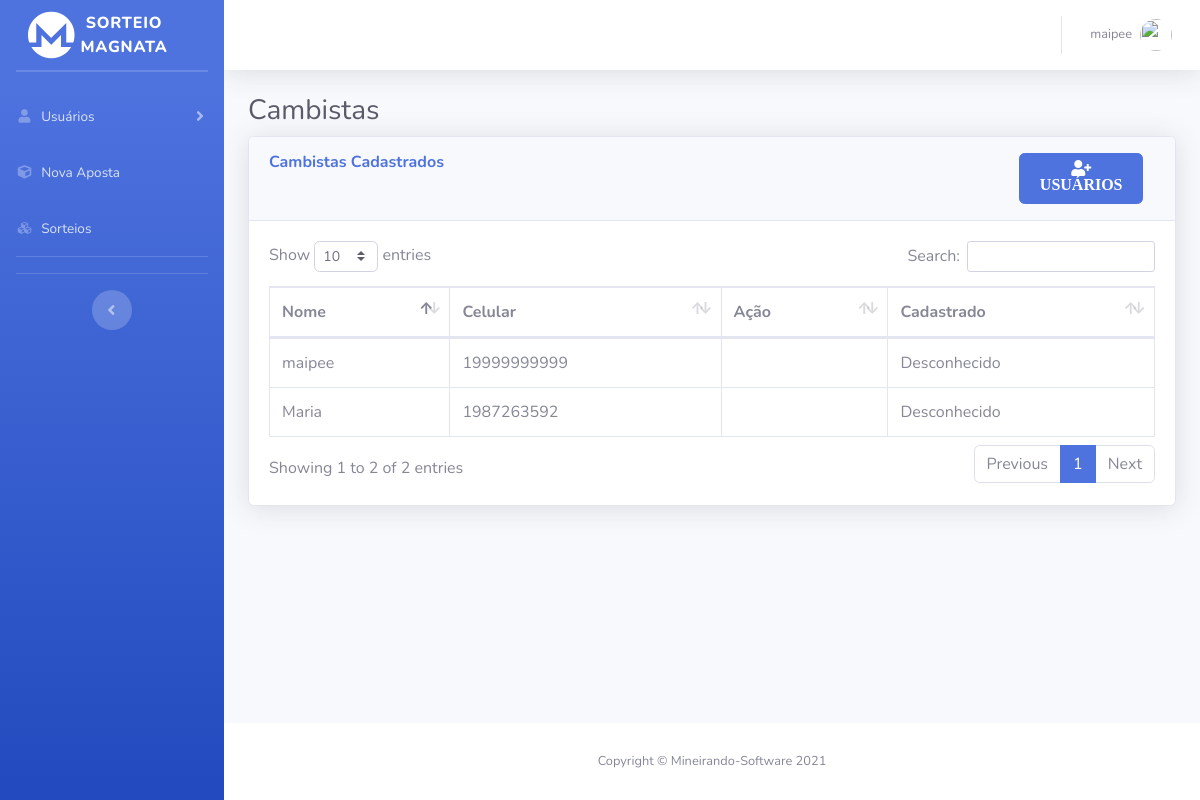
/cambistas.php (signed in), run on an earlier commit of the app's database.
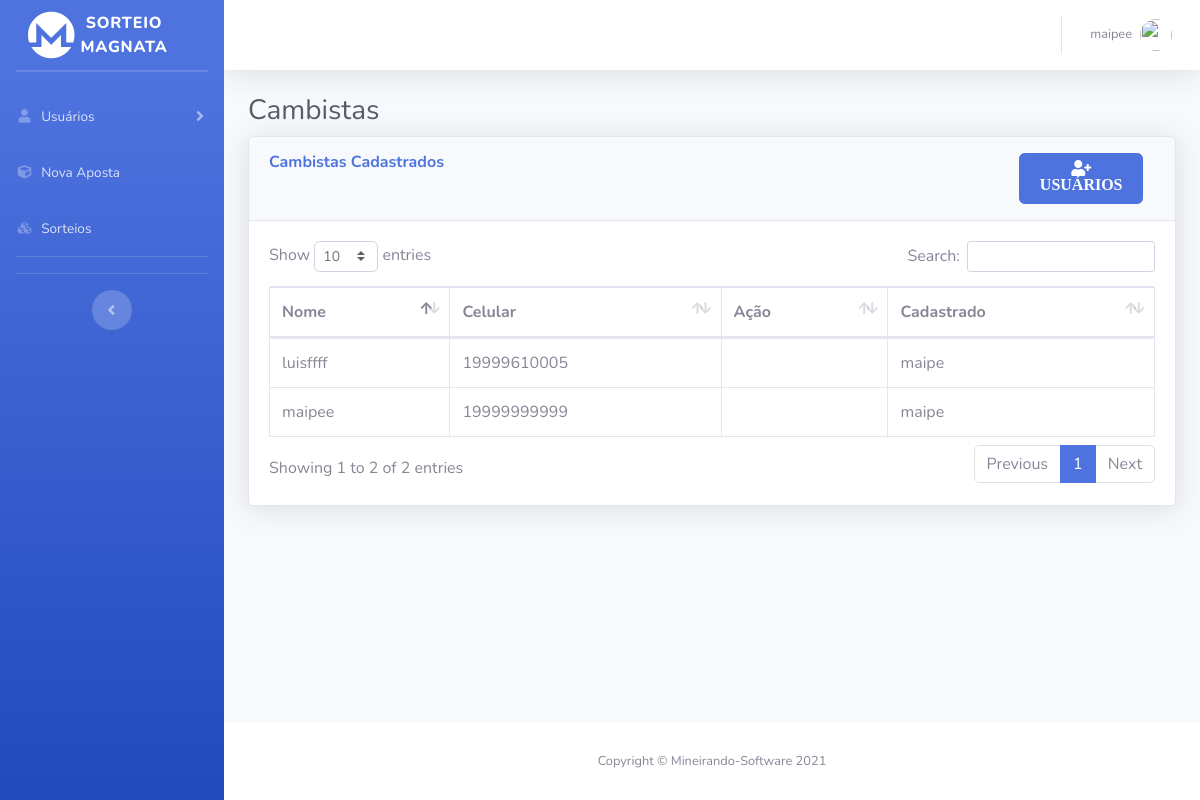
And on a later commit of the database.
### tables this page shows
CREATE TABLE `user` (
  `iduser` int(11) NOT NULL,
  `name` varchar(45) NOT NULL,
  `celular` varchar(45) NOT NULL,
  `senha` varchar(100) NOT NULL,
  `tipo` varchar(45) NOT NULL DEFAULT '0',
  `idSuperior` int(11) DEFAULT NULL
);

### cambistas.php (the view, shortened to what the changed rows need)
<?php
include('php/server.php') ;
  $sort_check_query = 'SELECT * FROM user WHERE tipo = "1" ';
  $result = mysqli_query($db,$sort_check_query);
?>
<!DOCTYPE html>
<html lang="pt-br">
<head>
  <link href="vendor/fontawesome-free/css/all.min.css" rel="stylesheet" type="text/css">
  <link href="css/sb-admin-2.min.css" rel="stylesheet">
  <link href="vendor/datatables/dataTables.bootstrap4.min.css" rel="stylesheet">
</head>
<body id="page-top">
  <div id="wrapper">
    <div id="content-wrapper" class="d-flex flex-column">
      <div id="content">
        <div class="container-fluid">
          <h1 class="h3 mb-2 text-gray-800">Cambistas</h1>
          <div class="card shadow mb-4">
            <div class="card-body">
              <div class="table-responsive">
                <table class="table table-bordered" id="dataTable" width="100%" cellspacing="0">
                  <thead>
                    <tr>
                      <th>Nome</th>
                      <th>Celular</th>
                      <th>Ação</th>
                      <th>Cadastrado</th>
                    </tr>
                  </thead>
                  <tbody>
                  <?php
                  $cont =0;
                   while($row = $result->fetch_assoc()) {
                    if($row['idSuperior']==0){
                      $nammm =  "Desconhecido";
                    }
                    else{
                      $user_check_query = 'SELECT * FROM user WHERE iduser='.$row['idSuperior'].'  LIMIT 1';
                    $result1 = mysqli_query($db, $user_check_query);
                    $user = mysqli_fetch_assoc($result1);
                    $nammm =  $user['name'];
                    $idd = $user['iduser'];
                    }
                    $idsup= $_SESSION['id'];
                    echo("<tr>
                    <td>".$row['name']."</td>
                    <td>".$row['celular']."</td>
                    ");
                  if($idd == $idsup){
                    echo("<form id='exc_camb".$cont."' class='dropdown-item' method='post' action='cambistas.php'>
                    <input type='hidden' id='custId' name='idDelet' value='".$row['iduser']."'>
                    <input type='hidden' id='tipo' name='tipo' value='1'>
                  </form>
                    <td style='display: flex;'>
                     <div style='width: 44px !important; max-width: 30%; position: relative;'> <input  class='btn btn-danger' type='submit' form='exc_camb".$cont."' name='exc_camb'  value='    '/><i class='fa fa-minus-square'".$cont."' style='    position: absolute; left: 35%; top: 30%;  color: white; '></i></div >
                  </td>");
                  }
                  else{
                    echo("<td></td>
                    ");
                  }
                  echo("<td>".$nammm."</td>
                  </tr>");
                  $cont +=1;
                   }
                  ?>
                  </tbody>
                </table>
              </div>
            </div>
          </div>
        </div>
      </div>
    </div>
  </div>
</body>
</html>
</body>
</html>

What changed in the data, as far as the page shows it:
no longer on this page (row edited): user: name "Maria", celular "1987263592", idSuperior "Desconhecido"
changed user "maipee": user.name "Desconhecido" → "maipe"
now on this page (row edited): user: name "luisffff", celular "19999610005", user.name "maipe"
